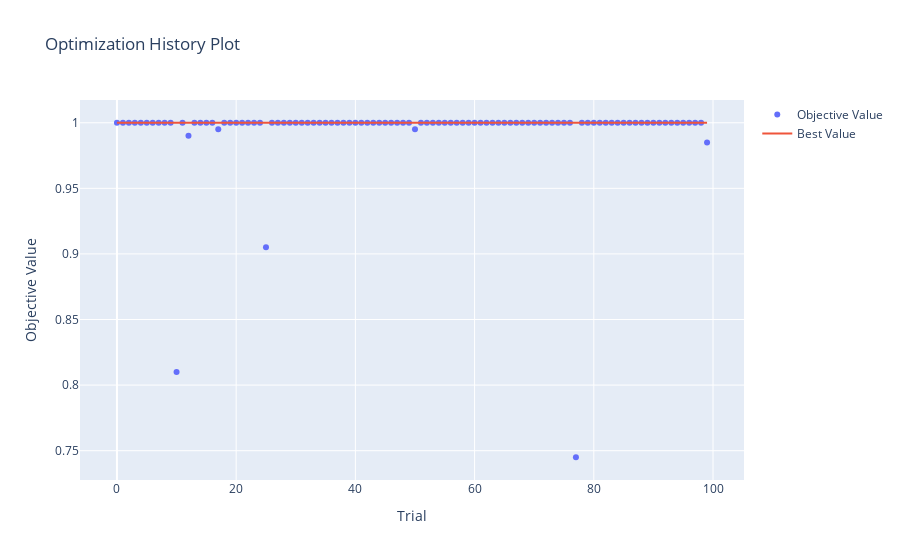

Here is the notebook cell this chart was saved with:
### Markdown cell above
Mejores parametros

### Code cell
print(studyRF.best_params)
optuna.visualization.plot_optimization_history(studyRF)

### Figure 1 — Plotly figure (JSON) as saved in the notebook; plotly's stock layout.template omitted (floating-point values rounded to 4 significant figures)
{"data": [{"mode": "markers", "name": "Objective Value", "type": "scatter", "x": [0, 1, 2, 3, 4, 5, 6, 7, 8, 9, 10, 11, 12, 13, 14, 15, 16, 17, 18, 19, 20, 21, 22, 23, 24, 25, 26, 27, 28, 29, 30, 31, 32, 33, 34, 35, 36, 37, 38, 39, 40, 41, 42, 43, 44, 45, 46, 47, 48, 49, 50, 51, 52, 53, 54, 55, 56, 57, 58, 59, 60, 61, 62, 63, 64, 65, 66, 67, 68, 69, 70, 71, 72, 73, 74, 75, 76, 77, 78, 79, 80, 81, 82, 83, 84, 85, 86, 87, 88, 89, 90, 91, 92, 93, 94, 95, 96, 97, 98, 99], "y": [1, 1, 1, 1, 1, 1, 1, 1, 1, 1, 0.81, 1, 0.99, 1, 1, 1, 1, 0.995, 1, 1, 1, 1, 1, 1, 1, 0.905, 1, 1, 1, 1, 1, 1, 1, 1, 1, 1, 1, 1, 1, 1, 1, 1, 1, 1, 1, 1, 1, 1, 1, 1, 0.995, 1, 1, 1, 1, 1, 1, 1, 1, 1, 1, 1, 1, 1, 1, 1, 1, 1, 1, 1, 1, 1, 1, 1, 1, 1, 1, 0.745, 1, 1, 1, 1, 1, 1, 1, 1, 1, 1, 1, 1, 1, 1, 1, 1, 1, 1, 1, 1, 1, 0.985]}, {"mode": "lines", "name": "Best Value", "type": "scatter", "x": [0, 1, 2, 3, 4, 5, 6, 7, 8, 9, 10, 11, 12, 13, 14, 15, 16, 17, 18, 19, 20, 21, 22, 23, 24, 25, 26, 27, 28, 29, 30, 31, 32, 33, 34, 35, 36, 37, 38, 39, 40, 41, 42, 43, 44, 45, 46, 47, 48, 49, 50, 51, 52, 53, 54, 55, 56, 57, 58, 59, 60, 61, 62, 63, 64, 65, 66, 67, 68, 69, 70, 71, 72, 73, 74, 75, 76, 77, 78, 79, 80, 81, 82, 83, 84, 85, 86, 87, 88, 89, 90, 91, 92, 93, 94, 95, 96, 97, 98, 99], "y": [1, 1, 1, 1, 1, 1, 1, 1, 1, 1, 1, 1, 1, 1, 1, 1, 1, 1, 1, 1, 1, 1, 1, 1, 1, 1, 1, 1, 1, 1, 1, 1, 1, 1, 1, 1, 1, 1, 1, 1, 1, 1, 1, 1, 1, 1, 1, 1, 1, 1, 1, 1, 1, 1, 1, 1, 1, 1, 1, 1, 1, 1, 1, 1, 1, 1, 1, 1, 1, 1, 1, 1, 1, 1, 1, 1, 1, 1, 1, 1, 1, 1, 1, 1, 1, 1, 1, 1, 1, 1, 1, 1, 1, 1, 1, 1, 1, 1, 1, 1]}, {"marker": {"color": "#cccccc"}, "mode": "markers", "name": "Infeasible Trial", "showlegend": false, "type": "scatter", "x": [], "y": []}], "layout": {"title": {"text": "Optimization History Plot"}, "xaxis": {"title": {"text": "Trial"}}, "yaxis": {"title": {"text": "Objective Value"}}}}
